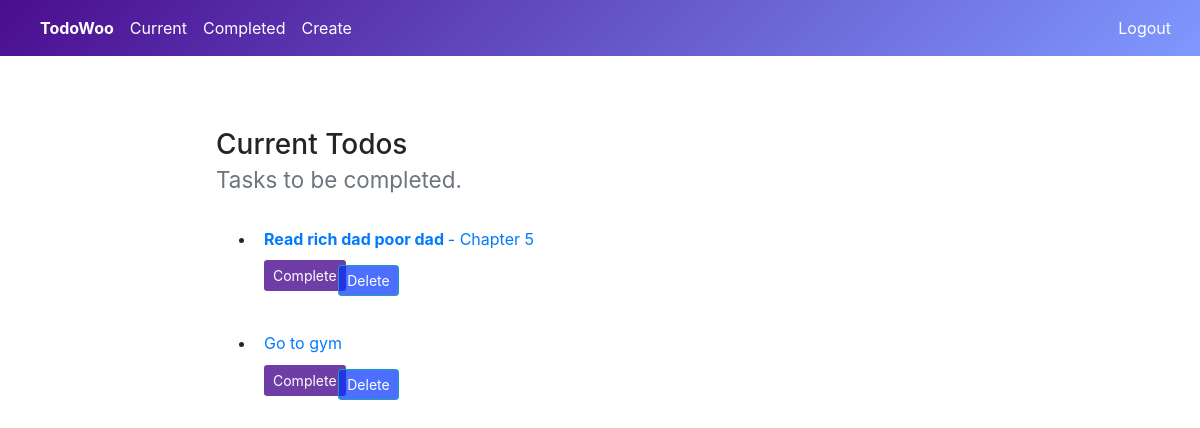
Page /currenttodos (signed in) on the earlier database version.
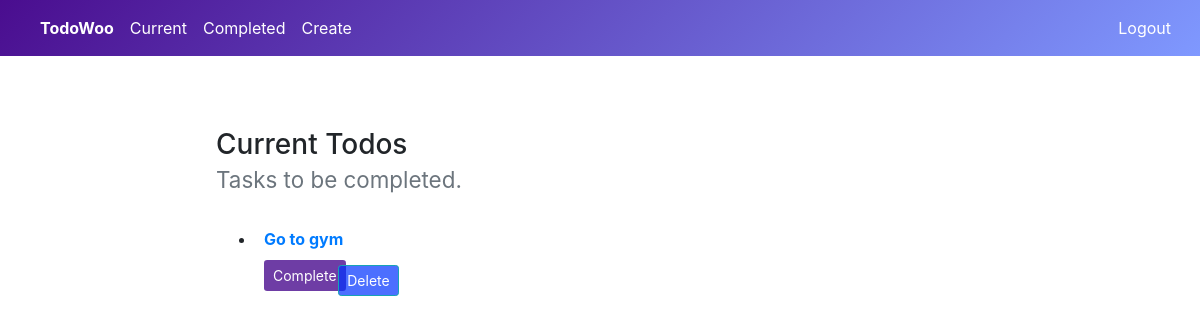
Same page on the later database version.
### todo/models.py (models this page shows, shortened)
class Todo(models.Model):
    title = models.CharField(max_length=100)
    memo = models.TextField(blank=True)
    created = models.DateTimeField(auto_now_add=True)
    datecompleted = models.DateTimeField(null=True, blank=True)
    important = models.BooleanField(default=False)
    user = models.ForeignKey(User, on_delete=models.CASCADE)

### todo/views.py (the view)
# urls.py: path('currenttodos', views.currenttodos, name = 'currenttodos'),
@login_required
def currenttodos(request):
    todos = Todo.objects.filter(user=request.user, datecompleted__isnull=True)
    return render(request, 'currenttodos.html', {'todos':todos})

### templates/currenttodos.html (shortened to what this page needs)
<!DOCTYPE html>
<html lang="en">
<head>
    <link rel="stylesheet" href="https://maxcdn.bootstrapcdn.com/bootstrap/4.0.0/css/bootstrap.min.css">
</head>
<body>
 {% if user.is_authenticated %}
   <nav class="navbar navbar-expand-md navbar-light" style="background-image:linear-gradient(135deg, rgb(74,13,143)0%, rgba(0,51,255,0.5)100%);
">
    <div class="collapse navbar-collapse" id="navbarCollapse">
        <div class="navbar-nav">
            <a href="#" class="nav-item nav-link" style="color:white;"><strong>TodoWoo</strong></a>
            <a href="{% url 'currenttodos' %}" class="nav-item nav-link active" style="color:white;">Current </a>
            <a href="{% url 'completedtodos' %}" class="nav-item nav-link" style="color:white;">Completed </a>
            <a href="{% url 'createtodos' %}" class="nav-item nav-link" style="color:white;">Create</a>
        </div>
        <div class="navbar-nav ml-auto">
            <form action="{% url 'logoutuser' %}" method="POST">
            <button type="submit" class="btn btn-link" style="color:white;">Logout</button>
            </form>
        </div>
    </div>
</nav>
{% endif %}
    <br>
    <br>
    {% if todos%}
    <div style="margin-left:18%; margin-top:2%;">
    <h3>
  Current Todos
  <br>
  <small class="text-muted">Tasks to be completed.</small>
    </h3>
    </div>
    <div class="d-flex flex-column" style="margin-left:18%; margin-top:2%;">
    <ul>
    {% for todo in todos %}
    <li>
    <a href="{% url 'viewtodo' todo.id %}">
    {% if todo.important %}<strong>{% endif %}
     <div class="p-2">{{todo.title}}
    {% if todo.important %}</strong>{% endif %}
    {% if todo.memo %}
     - {{todo.memo}}
     {% endif %}
     <div>
    <form method = "POST" action="{% url 'completetodo' todo.id%}">
   <button type="submit" class="btn btn-sm" style="margin-top:1%; background-color:rgb(74,13,143,.8); color:white;">Complete</button>
    </form>
    </div>
    <div>
     <form method = "POST" action="{% url 'deletetodo' todo.id%}">
   <button type="submit" class="btn btn-info btn-sm" style="margin-left:8%; margin-top:-5.35%; background-color:rgba(0,51,255,0.7);">Delete</button>
    </form>
    </div>
    </div>
    </a>
    </li>
    {% endfor %}
    {% endif %}
</body>
</html>

Differences in the rows shown:
no longer on this page (row edited): Todo: title "Read rich dad poor dad", memo "Chapter 5"
changed Todo "Go to gym": important False → True (drawn)
